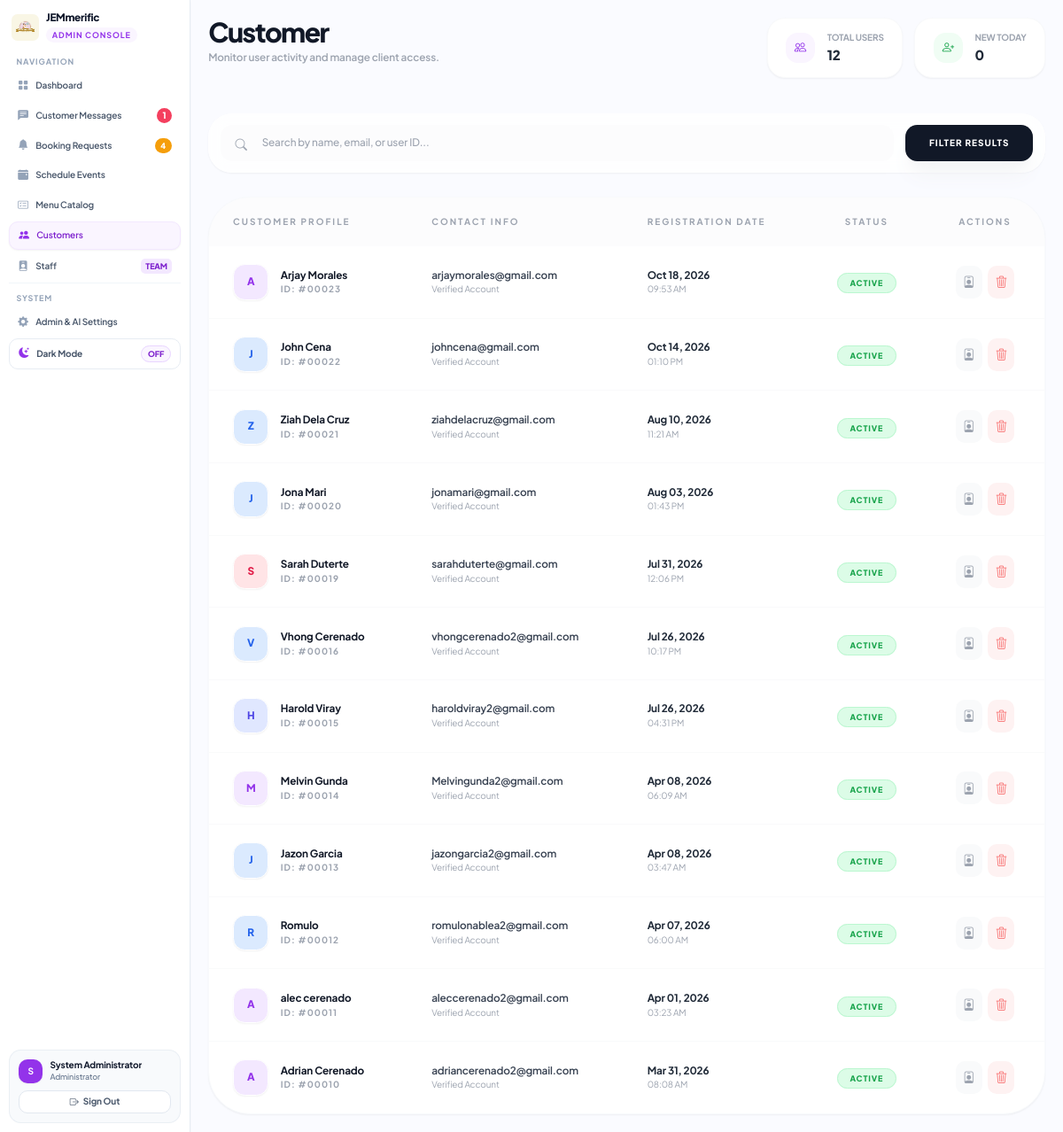
/users.php (signed in), run on the app's committed database.
### tables this page shows
CREATE TABLE `users` (
  `user_id` int(11) NOT NULL,
  `full_name` varchar(100) NOT NULL,
  `email` varchar(100) NOT NULL,
  `phone` varchar(30) DEFAULT NULL,
  `password` varchar(255) NOT NULL,
  `plain_password` varchar(255) DEFAULT NULL,
  `role` varchar(50) DEFAULT 'client',
  `permissions` text DEFAULT NULL,
  `created_at` timestamp NOT NULL DEFAULT current_timestamp(),
  `last_active` datetime DEFAULT NULL,
  `is_online` tinyint(1) NOT NULL DEFAULT 0
);

### users.php (the view, shortened to what this page needs)
<?php
require_once 'db_config.php';
$search = $_GET['search'] ?? '';
$where = " WHERE (role != 'admin' AND role != 'staff' OR role IS NULL OR role = '' OR role = 'client')";
$total_customers = $conn->query("SELECT COUNT(*) as count FROM users WHERE (role != 'admin' AND role != 'staff' OR role IS NULL OR role = '' OR role = 'client')")->fetch_assoc()['count'];
$new_today = $conn->query("SELECT COUNT(*) as count FROM users WHERE (role != 'admin' AND role != 'staff' OR role IS NULL OR role = '' OR role = 'client') AND DATE(created_at) = CURDATE()")->fetch_assoc()['count'];
$users_res = $conn->query("SELECT * FROM users $where ORDER BY created_at DESC");
?>
<!DOCTYPE html>
<html lang="en">
<head>
    <script src="https://cdn.tailwindcss.com"></script>
    <link rel="stylesheet" href="https://cdn.jsdelivr.net/npm/bootstrap-icons@1.11.1/font/bootstrap-icons.css">
</head>
<body class="flex min-h-screen">
    <?php require_once 'includes/admin_sidebar.php'; ?>
    <main class="flex-1 lg:ml-64 p-4 md:p-6 transition-all">
        <header class="flex flex-col md:flex-row justify-between items-start gap-6 mb-12">
            <div class="flex items-start gap-4">
                <div>
                <h2 class="text-4xl font-black text-gray-900 tracking-tighter">Customer</h2>
                <p class="text-sm text-gray-400 font-semibold mt-1">Monitor user activity and manage client access.</p>
                </div>
            </div>
            <div class="flex gap-4">
                <div class="bg-white p-4 px-6 rounded-3xl shadow-sm border border-gray-50 flex items-center gap-4">
                    <div class="w-10 h-10 bg-purple-50 rounded-2xl flex items-center justify-center text-purple-600">
                        <i class="bi bi-people"></i>
                    </div>
                    <div>
                        <p class="text-[10px] font-bold text-gray-400 uppercase">Total Users</p>
                        <p class="text-lg font-black text-gray-800"><?= $total_customers ?></p>
                    </div>
                </div>
                <div class="bg-white p-4 px-6 rounded-3xl shadow-sm border border-gray-50 flex items-center gap-4">
                    <div class="w-10 h-10 bg-green-50 rounded-2xl flex items-center justify-center text-green-600">
                        <i class="bi bi-person-plus"></i>
                    </div>
                    <div>
                        <p class="text-[10px] font-bold text-gray-400 uppercase">New Today</p>
                        <p class="text-lg font-black text-gray-800"><?= $new_today ?></p>
                    </div>
                </div>
            </div>
        </header>
        <div class="glass-card p-4 rounded-[2rem] mb-8 shadow-sm">
            <form action="" method="GET" class="flex gap-4">
                <div class="relative flex-1">
                    <i class="bi bi-search absolute left-5 top-3.5 text-gray-400"></i>
                    <input type="text" name="search" value="<?= htmlspecialchars($search) ?>" placeholder="Search by name, email, or user ID..."
                           class="w-full pl-14 pr-6 py-3.5 bg-gray-50/50 border-none rounded-2xl text-sm font-medium focus:ring-2 focus:ring-purple-500/20 transition-all">
                </div>
                <button type="submit" class="bg-gray-900 text-white px-8 py-3.5 rounded-2xl text-[10px] font-black uppercase tracking-widest hover:bg-purple-600 transition shadow-xl shadow-gray-100">
                    Filter Results
                </button>
            </form>
        </div>
        <div class="bg-white rounded-[3.5rem] overflow-hidden shadow-sm border border-slate-50">
            <table class="w-full text-left">
                <thead class="bg-gray-50/50">
                    <tr class="text-[10px] font-black text-gray-400 uppercase tracking-[0.2em]">
                        <th class="px-8 py-6">Customer Profile</th>
                        <th class="px-8 py-6">Contact Info</th>
                        <th class="px-8 py-6">Registration Date</th>
                        <th class="px-8 py-6 text-center">Status</th>
                        <th class="px-8 py-6 text-center">Actions</th>
                    </tr>
                </thead>
                <tbody class="divide-y divide-gray-50">
                    <?php if($users_res->num_rows > 0): ?>
                        <?php while($user = $users_res->fetch_assoc()): ?>
                        <tr class="hover:bg-gray-50/30 transition group">
                            <td class="px-8 py-6">
                                <div class="flex items-center gap-4">
                                    <?php
                                        $colors = ['bg-indigo-100 text-indigo-600', 'bg-purple-100 text-purple-600', 'bg-blue-100 text-blue-600', 'bg-rose-100 text-rose-600'];
                                        $color = $colors[ord($user['full_name'][0]) % count($colors)];
                                    ?>
                                    <div class="w-12 h-12 <?= $color ?> rounded-2xl flex items-center justify-center font-black text-sm shadow-sm border border-white">
                                        <?= strtoupper(substr($user['full_name'], 0, 1)) ?>
                                    </div>
                                    <div>
                                        <p class="font-bold text-gray-900 text-sm"><?= htmlspecialchars($user['full_name']) ?></p>
                                        <p class="text-[10px] text-gray-400 font-bold uppercase tracking-widest">ID: #<?= str_pad($user['user_id'], 5, '0', STR_PAD_LEFT) ?></p>
                                    </div>
                                </div>
                            </td>
                            <td class="px-8 py-6">
                                <div class="flex flex-col">
                                    <span class="text-sm font-semibold text-gray-700"><?= htmlspecialchars($user['email']) ?></span>
                                    <span class="text-[10px] text-gray-400">Verified Account</span>
                                </div>
                            </td>
                            <td class="px-8 py-6">
                                <p class="text-sm font-bold text-gray-800"><?= date('M d, Y', strtotime($user['created_at'])) ?></p>
                                <p class="text-[10px] text-gray-400"><?= date('h:i A', strtotime($user['created_at'])) ?></p>
                            </td>
                            <td class="px-8 py-6 text-center">
                                <span class="px-4 py-1.5 rounded-full text-[9px] font-black tracking-widest uppercase bg-green-100 text-green-600 border border-green-200">
                                    Active
                                </span>
                            </td>
                            <td class="px-8 py-6 text-center">
                                <div class="flex items-center justify-center gap-2">
                                    <button onclick="viewUser(<?= $user['user_id'] ?>)" class="p-2.5 bg-gray-50 text-gray-400 rounded-xl hover:bg-purple-100 hover:text-purple-600 transition" title="View Profile">
                                        <i class="bi bi-person-badge"></i>
                                    </button>
                                    <button onclick="confirmDelete(<?= $user['user_id'] ?>)" class="p-2.5 bg-red-50 text-red-400 rounded-xl hover:bg-red-500 hover:text-white transition" title="Remove User">
                                        <i class="bi bi-trash3"></i>
                                    </button>
                                </div>
                            </td>
                        </tr>
                        <?php endwhile; ?>
                    <?php endif; ?>
                </tbody>
            </table>
        </div>
    </main>
</body>
</html>

### users.php (style rules this page uses)
body { font-family: 'Plus Jakarta Sans', sans-serif; letter-spacing: -0.01em; background-color: #FAFBFF; }
.glass-card { background: rgba(255, 255, 255, 0.8); backdrop-filter: blur(10px); }

### includes/admin_sidebar.php (style rules this page uses)
@media (min-width: 1024px) { html { font-size: 84%; } }

### data on the page
users: full_name "A", full_name "Arjay Morales", user_id "00023", email "arjaymorales@gmail.com", created_at "Oct 18, 2026", created_at "09:53 AM"
users: full_name "J", full_name "John Cena", user_id "00022", email "johncena@gmail.com", created_at "Oct 14, 2026", created_at "01:10 PM"
users: full_name "Z", full_name "Ziah Dela Cruz", user_id "00021", email "ziahdelacruz@gmail.com", created_at "Aug 10, 2026", created_at "11:21 AM"
users: full_name "J", full_name "Jona Mari", user_id "00020", email "jonamari@gmail.com", created_at "Aug 03, 2026", created_at "01:43 PM"
users: full_name "S", full_name "Sarah Duterte", user_id "00019", email "sarahduterte@gmail.com", created_at "Jul 31, 2026", created_at "12:06 PM"
users: full_name "V", full_name "Vhong Cerenado", user_id "00016", email "vhongcerenado2@gmail.com", created_at "Jul 26, 2026", created_at "10:17 PM"
users: full_name "H", full_name "Harold Viray", user_id "00015", email "haroldviray2@gmail.com", created_at "Jul 26, 2026", created_at "04:31 PM"
users: full_name "M", full_name "Melvin Gunda", user_id "00014", email "Melvingunda2@gmail.com", created_at "Apr 08, 2026", created_at "06:09 AM"
users: full_name "J", full_name "Jazon Garcia", user_id "00013", email "jazongarcia2@gmail.com", created_at "Apr 08, 2026", created_at "03:47 AM"
users: full_name "R", full_name "Romulo", user_id "00012", email "romulonablea2@gmail.com", created_at "Apr 07, 2026", created_at "06:00 AM"
users: full_name "A", full_name "alec cerenado", user_id "00011", email "aleccerenado2@gmail.com", created_at "Apr 01, 2026", created_at "03:23 AM"
users: full_name "A", full_name "Adrian Cerenado", user_id "00010", email "adriancerenado2@gmail.com", created_at "Mar 31, 2026", created_at "08:08 AM"

### other printed values
$adm_unread_msg_count "1"
$adm_pending_count "4"
substr($user_name, 0, 1) "S"
$user_name "System Administrator"
$total_customers "12"
$new_today "0"
